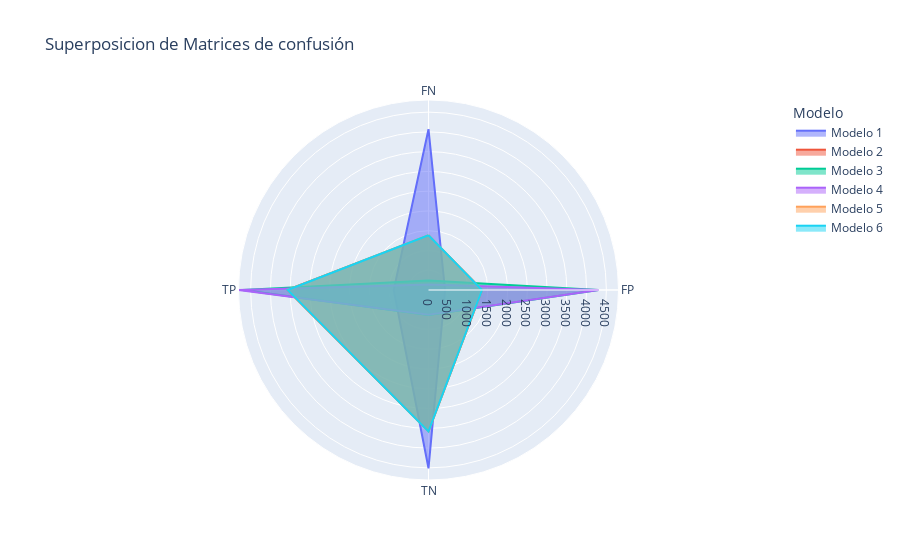

Notebook code cell kept with this figure:
### Code cell
fig = px.line_polar(radarData, r='value', theta="variable",
                    line_close=True, title="Superposicion de Matrices de confusión",
                    color="Modelo")
fig.update_traces(fill='toself')
fig.write_html(path_base + r"\\static\html\rf_Matrices_confusión.html")
fig.write_image(path_base + r"\\static\img\rf_Matrices_confusión.png")
fig.show()

### Figure 1 — Plotly figure (JSON) as saved in the notebook; plotly's stock layout.template omitted (floating-point values rounded to 4 significant figures)
{"data": [{"fill": "toself", "hovertemplate": "Modelo=Modelo 1<br>value=%{r}<br>variable=%{theta}<extra></extra>", "legendgroup": "Modelo 1", "line": {"color": "#636efa", "dash": "solid"}, "marker": {"symbol": "circle"}, "mode": "lines", "name": "Modelo 1", "r": [4069, 419, 4511, 880, 4069], "showlegend": true, "subplot": "polar", "theta": ["FN", "FP", "TN", "TP", "FN"], "type": "scatterpolar"}, {"fill": "toself", "hovertemplate": "Modelo=Modelo 2<br>value=%{r}<br>variable=%{theta}<extra></extra>", "legendgroup": "Modelo 2", "line": {"color": "#EF553B", "dash": "solid"}, "marker": {"symbol": "circle"}, "mode": "lines", "name": "Modelo 2", "r": [1377, 1357, 3573, 3572, 1377], "showlegend": true, "subplot": "polar", "theta": ["FN", "FP", "TN", "TP", "FN"], "type": "scatterpolar"}, {"fill": "toself", "hovertemplate": "Modelo=Modelo 3<br>value=%{r}<br>variable=%{theta}<extra></extra>", "legendgroup": "Modelo 3", "line": {"color": "#00cc96", "dash": "solid"}, "marker": {"symbol": "circle"}, "mode": "lines", "name": "Modelo 3", "r": [242, 4299, 631, 4707, 242], "showlegend": true, "subplot": "polar", "theta": ["FN", "FP", "TN", "TP", "FN"], "type": "scatterpolar"}, {"fill": "toself", "hovertemplate": "Modelo=Modelo 4<br>value=%{r}<br>variable=%{theta}<extra></extra>", "legendgroup": "Modelo 4", "line": {"color": "#ab63fa", "dash": "solid"}, "marker": {"symbol": "circle"}, "mode": "lines", "name": "Modelo 4", "r": [142, 4305, 625, 4807, 142], "showlegend": true, "subplot": "polar", "theta": ["FN", "FP", "TN", "TP", "FN"], "type": "scatterpolar"}, {"fill": "toself", "hovertemplate": "Modelo=Modelo 5<br>value=%{r}<br>variable=%{theta}<extra></extra>", "legendgroup": "Modelo 5", "line": {"color": "#FFA15A", "dash": "solid"}, "marker": {"symbol": "circle"}, "mode": "lines", "name": "Modelo 5", "r": [1385, 1353, 3577, 3564, 1385], "showlegend": true, "subplot": "polar", "theta": ["FN", "FP", "TN", "TP", "FN"], "type": "scatterpolar"}, {"fill": "toself", "hovertemplate": "Modelo=Modelo 6<br>value=%{r}<br>variable=%{theta}<extra></extra>", "legendgroup": "Modelo 6", "line": {"color": "#19d3f3", "dash": "solid"}, "marker": {"symbol": "circle"}, "mode": "lines", "name": "Modelo 6", "r": [1385, 1354, 3576, 3564, 1385], "showlegend": true, "subplot": "polar", "theta": ["FN", "FP", "TN", "TP", "FN"], "type": "scatterpolar"}], "layout": {"legend": {"title": {"text": "Modelo"}, "tracegroupgap": 0}, "polar": {"angularaxis": {"direction": "clockwise", "rotation": 90}, "domain": {"x": [0, 1], "y": [0, 1]}}, "title": {"text": "Superposicion de Matrices de confusión"}}}
